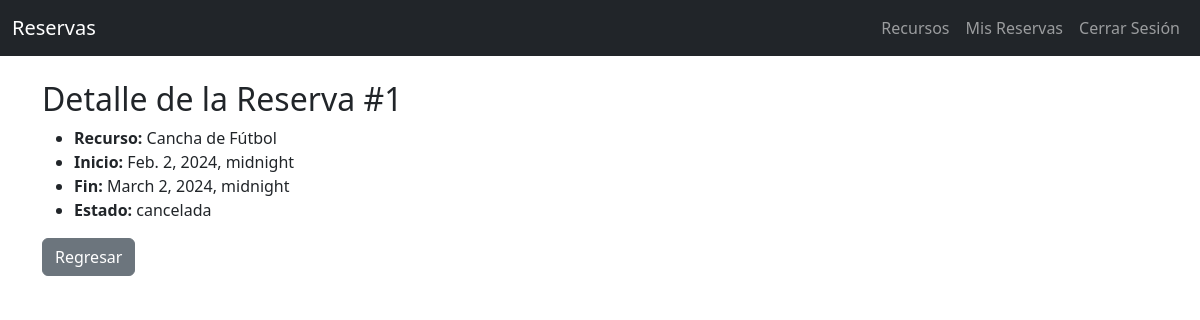
Screenshot of /reservas/1/ (signed in) with the database file from the repository.
### reservas/models.py (models this page shows, shortened)
class Reserva(models.Model):
    ESTADOS = [
        ('pendiente', 'Pendiente'),
        ('confirmada', 'Confirmada'),
        ('cancelada', 'Cancelada'),
    ]
    recurso = models.ForeignKey(Recurso, on_delete=models.CASCADE, related_name='reservas')
    usuario = models.ForeignKey(User, on_delete=models.CASCADE, related_name='reservas')
    fecha_inicio = models.DateTimeField()
    fecha_fin = models.DateTimeField()
    estado = models.CharField(max_length=10, choices=ESTADOS, default='pendiente')
    creada_en = models.DateTimeField(auto_now_add=True)
    actualizada_en = models.DateTimeField(auto_now=True)

class Recurso(models.Model):
    nombre = models.CharField(max_length=100, unique=True)
    descripcion = models.TextField(blank=True)
    ubicacion = models.CharField(max_length=100, blank=True)
    disponible = models.BooleanField(default=True)

### reservas/views.py (the view)
# urls.py: path('reservas/<int:pk>/', views.detalle_reserva, name='detalle_reserva'),
@login_required
def detalle_reserva(request, pk):
    reserva = get_object_or_404(Reserva, pk=pk, usuario=request.user)
    return render(request, 'reservas/reserva_detail.html', {'reserva': reserva})

### reservas/templates/reservas/reserva_detail.html (shortened to what this page needs)
{% extends "reservas/base.html" %}
{% block content %}
<h2>Detalle de la Reserva #{{ reserva.id }}</h2>
<ul>
  <li><strong>Recurso:</strong> {{ reserva.recurso.nombre }}</li>
  <li><strong>Inicio:</strong> {{ reserva.fecha_inicio }}</li>
  <li><strong>Fin:</strong> {{ reserva.fecha_fin }}</li>
  <li><strong>Estado:</strong> {{ reserva.estado }}</li>
</ul>
<a href="{% url 'reserva_list' %}" class="btn btn-secondary">Regresar</a>
{% endblock %}

### rows the page displays
Reserva: id "1", recurso.nombre "Cancha de Fútbol", fecha_inicio "Feb. 2, 2024, midnight", fecha_fin "March 2, 2024, midnight", estado "cancelada"
